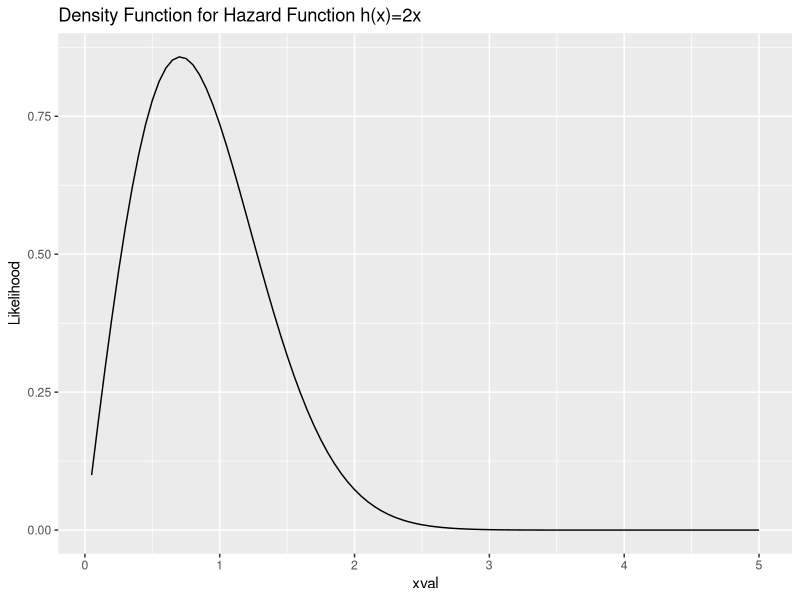
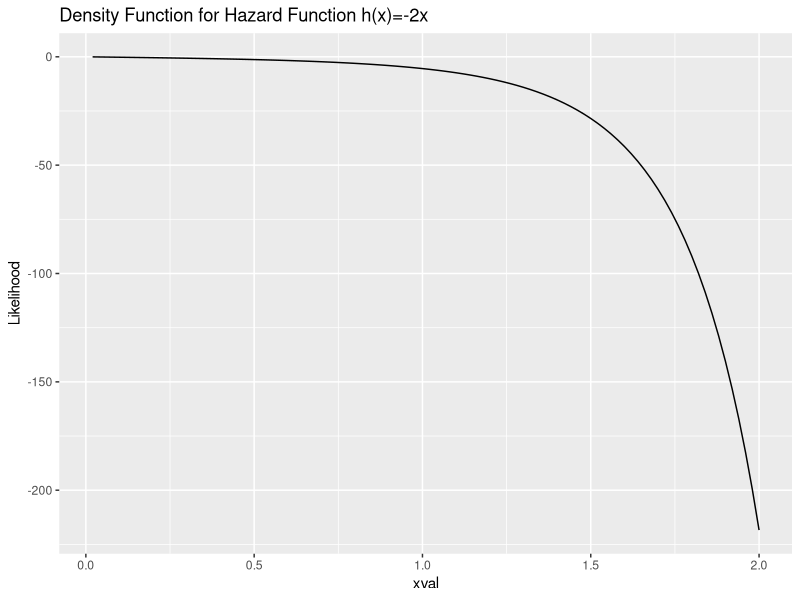
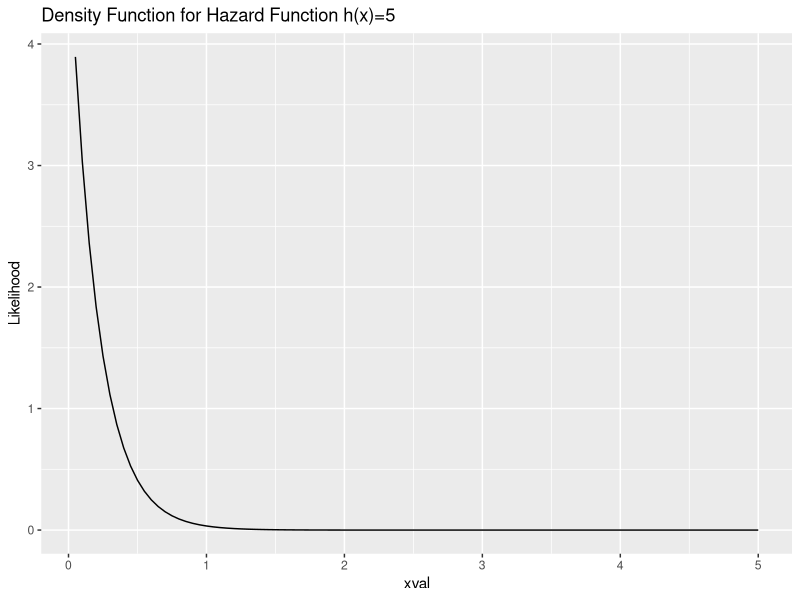
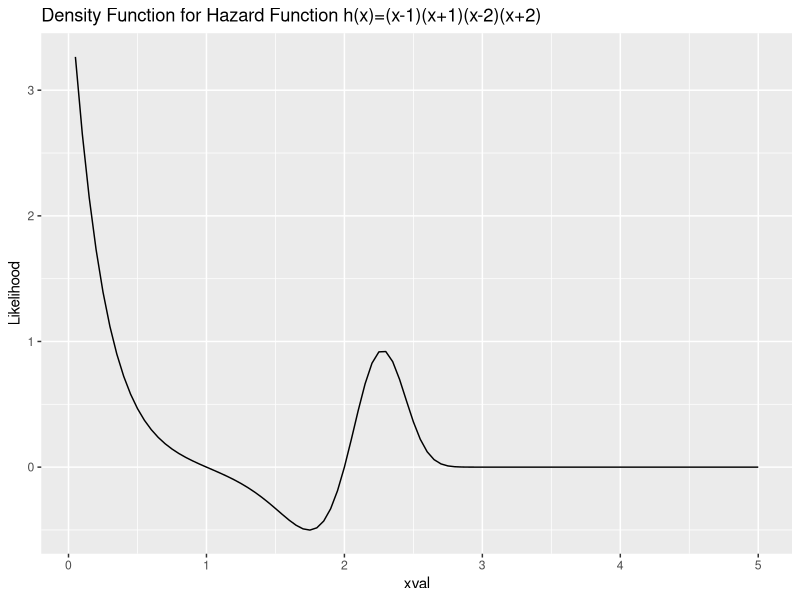

The R source for these figures, in order:
# density = hazard * exp(-1*integrate(hazard from 0 to t))
#htfo: Given a hazard function, hftn, returns a vector of density values


htof = function(hftn,t,lower){
  density_val = c()
  for( val in t)
  {
    density_val = c(density_val, hftn(val) * exp(-1*integrate(hftn,lower,val)$value))
    
  }
  
  
  return (density_val)
}

plothtof = function(hftn, t, lower,title){
	title = paste("Density Function for Hazard Function h(x)",title,sep='=')
  library(ggplot2)
	#get the density values (y values)
	densities = htof(hftn, t, lower)
	#x values are stored in the t vector
	df = data.frame(Likelihood = densities, xval = t)
	plot = ggplot(df) + geom_line(aes(x=xval, y = Likelihood)) + ggtitle(title)
	
	return (plot)
	}

func1 = function(x) {2*x} # increasing hazard function
t = (1:100)/20
plot1 =plothtof(func1,t,0,"2x")

func2 = function(x) {-2*x} # decreasing hazard function
t = (1:100)/50
plot2 =plothtof(func2,t,0,"-2x")

func3 = function(x) rep(5,length(x))
t = (1:100)/20
plot3 = plothtof(func3,t,0,"5")

func4 = function(x) {(x-1)*(x+1)*(x-2)*(x+2)}
t = (1:100)/20
plot4 = plothtof(func4,t,0,"(x-1)(x+1)(x-2)(x+2)")



